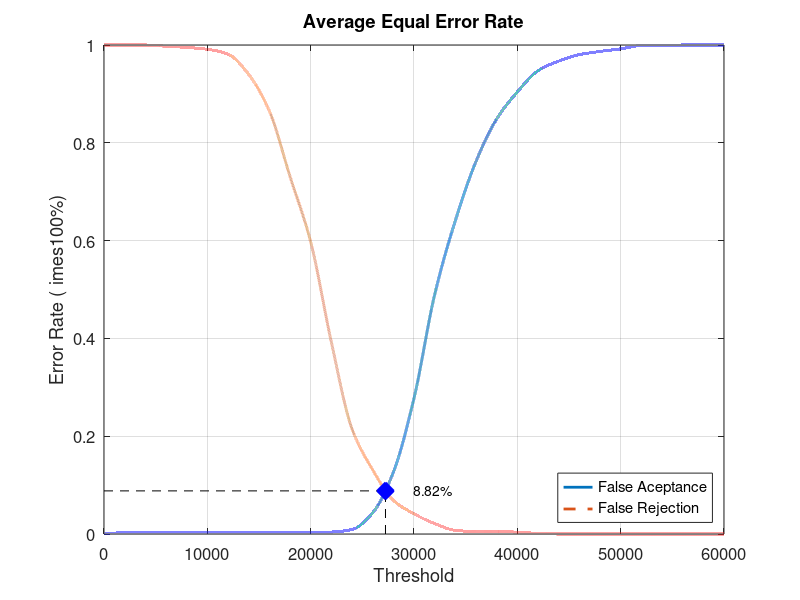
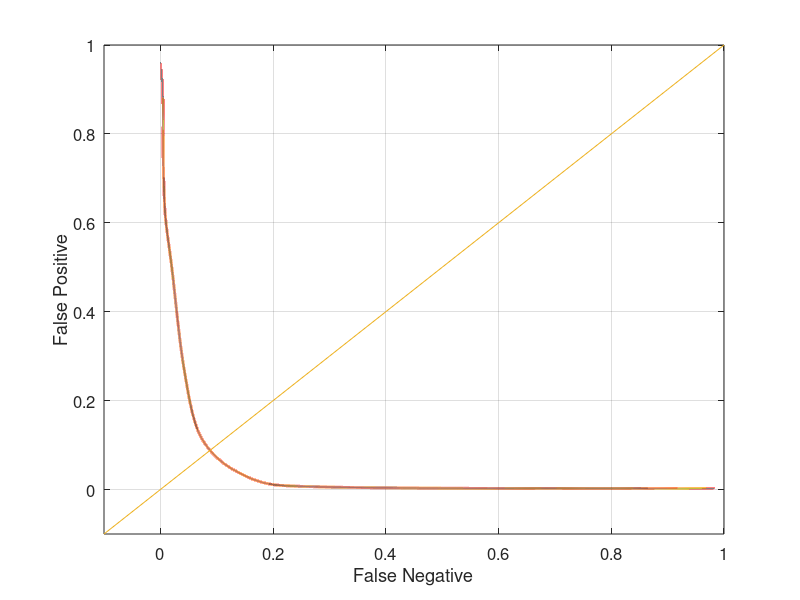

These charts were generated, in order, by the following MATLAB code:
close all;
clear;
clc;
x = 0:2000:60000;
xq = 0:0.5:60000;

y0 = [0 0.00263158 0.00263158 0.00263158 0.00263158 0.00263158 0.00263158 0.00263158 0.00263158 0.00263158 0.00263158 0.00394737 0.00921053 0.0434211 0.126316 0.277632 0.489474 0.640789 0.761842 0.848684 0.903947 0.947368 0.967105 0.980263 0.986842 0.992105 0.998684 0.998684 1 1 1]
yy0 = interp1(x, y0, xq, 'pchip');
y1 = [1 1 1 0.9975 0.995 0.99125 0.98125 0.94 0.865 0.73125 0.5975 0.3925 0.215 0.13125 0.06875 0.04125 0.02125 0.0075 0.005 0.005 0.00375 0.00125 0 0 0 0 0 0 0 0 0]
yy1 = interp1(x, y1, xq, 'pchip');

% Calculating EER: 
y2 = abs(y0 - y1);
find(y2 == min(y2))
yy2 = abs(yy0 - yy1);
xEER = find(yy2 == min(yy2));
xEERIndex = xq(xEER) % X-axis EER
yEER = yy0(xEER) % Y-axis EER

main = figure
plot(xq, yy0,'-','LineWidth', 2);	hold on
plot(xq, yy1,'--','LineWidth', 2);	hold on
plot([xEERIndex xEERIndex], [0 yEER], 'k--');	hold on
plot([0 xEERIndex], [yEER yEER], 'k--');	hold on
plot(xEERIndex, yEER, 'bx', 'LineWidth', 10);	hold on
text(xEERIndex + 10 * xEERIndex / 100, yEER, [num2str(round((10000 * yEER)) / 100) '%'])
legend('False Aceptance', 'False Rejection', 'Location', 'SouthEast')
xlabel('Threshold')
ylabel('Error Rate (	imes100%)')
title('Average Equal Error Rate')
set(gca, 'FontSize', 12)
axis([0 60000 0 1])
grid on

print(main, 'Experiment5AverageMain', '-dpng');
FNRxFPR = figure('Color', [1 1 1]);
plot(yy1, yy0, '-', yy1, yy0, 'LineWidth', 2);
hold on
y = -0.1:0.1:1
plot(y, y); 
set(gca, 'FontSize', 12)
xlabel('False Negative')
ylabel('False Positive')
axis([-0.1 1 -0.1 1])
set(gca, 'FontSize', 12)
grid on

print(FNRxFPR, 'Experiment5AverageFNRxFPR','-dpng');
